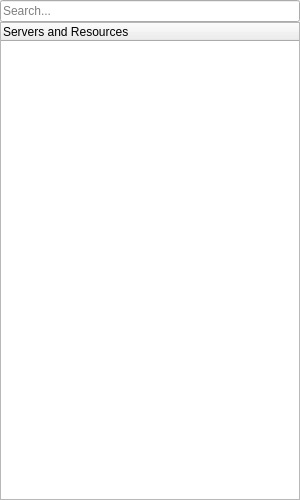
<?xml version="1.0" encoding="UTF-8"?>
<ui version="4.0">
 <class>NavigationView</class>
 <widget class="QWidget" name="NavigationView">
  <property name="geometry">
   <rect>
    <x>0</x>
    <y>0</y>
    <width>300</width>
    <height>500</height>
   </rect>
  </property>
  <property name="windowTitle">
   <string>Navigation View</string>
  </property>
  <layout class="QVBoxLayout" name="verticalLayout">
   <property name="spacing">
    <number>0</number>
   </property>
   <property name="leftMargin">
    <number>0</number>
   </property>
   <property name="topMargin">
    <number>0</number>
   </property>
   <property name="rightMargin">
    <number>0</number>
   </property>
   <property name="bottomMargin">
    <number>0</number>
   </property>
   <item>
    <!-- Search box matching C# NavigationView.searchTextBox -->
    <widget class="QLineEdit" name="searchLineEdit">
     <property name="placeholderText">
      <string>Search...</string>
     </property>
     <property name="clearButtonEnabled">
      <bool>true</bool>
     </property>
    </widget>
   </item>
   <item>
    <!-- Tree view matching C# NavigationView.treeView (FlickerFreeTreeView) -->
    <widget class="QTreeWidget" name="treeWidget">
     <property name="minimumSize">
      <size>
       <width>250</width>
       <height>0</height>
      </size>
     </property>
     <property name="contextMenuPolicy">
      <enum>Qt::CustomContextMenu</enum>
     </property>
     <property name="selectionMode">
      <enum>QAbstractItemView::ExtendedSelection</enum>
     </property>
     <property name="headerHidden">
      <bool>false</bool>
     </property>
     <column>
      <property name="text">
       <string>Servers and Resources</string>
      </property>
     </column>
    </widget>
   </item>
  </layout>
 </widget>
 <resources/>
 <connections/>
</ui>
